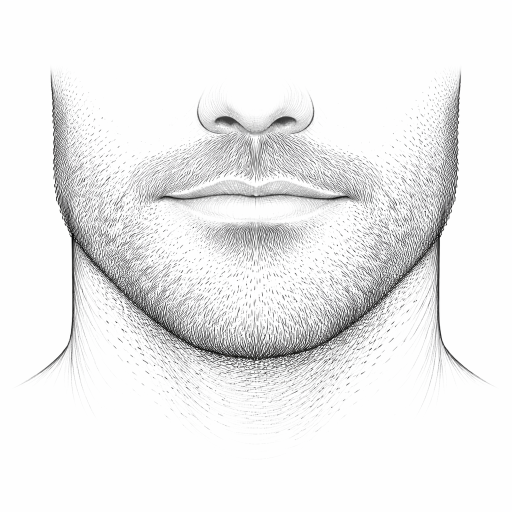
#> input picture scripts/image-generation/raw/02-stubble/Stubble (3-Day Shadow).png, 1024 x 1024 px, found by its file name (shown at 1/2 size)
$ python convert-to-webp.py
#> lines starting #> are read from the running program, lines starting #| are printed output that depends on the picture
"""
Convert PNG beard sketches to WebP format
Usage: python convert-to-webp.py
"""

from PIL import Image, ImageOps
import os

RAW_DIR = './raw'
OUTPUT_DIR = '../../frontend/public/assets/sketches'

# File mapping (raw name -> output name)
FILE_MAP = {
    'Stubble (3-Day Shadow).png': 'stubble-3day.webp',
    'van-dyke.png': 'van-dyke.webp',
    'full-beard.png': 'full-beard.webp',
    'ducktail.png': 'ducktail.webp',
}

def convert_image(input_name, output_name):
#> called with input_name = 'Stubble (3-Day Shadow).png', output_name = 'stubble-3day.webp'
    input_path = os.path.join(RAW_DIR, input_name)
    output_path = os.path.join(OUTPUT_DIR, output_name)

    if not os.path.exists(input_path):
        print(f"  [SKIP] {input_name} - file not found")
        return False

    try:
        # Open image
        img = Image.open(input_path)
#> img is the input picture: PIL image 1024x1024 RGB; mean R, G, B 237.6, 237.6, 237.7

        # Convert to grayscale
        img = img.convert('L')
#> img: PIL image 1024x1024 L

        # Normalize (auto-contrast)
        img = ImageOps.autocontrast(img)

        # Resize to 800x800 with white background
        img.thumbnail((800, 800), Image.Resampling.LANCZOS)
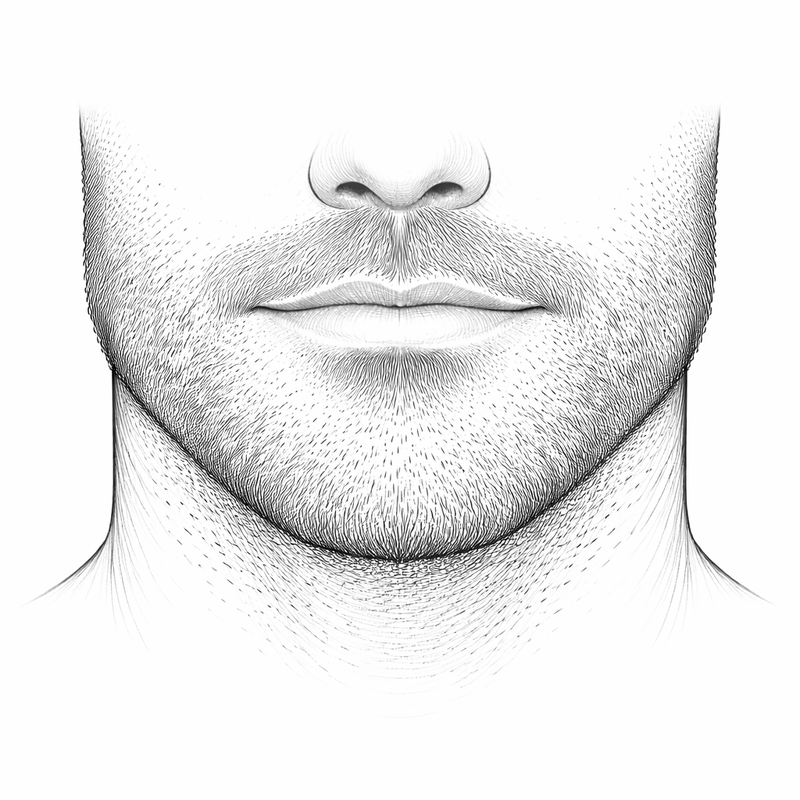
#> img: PIL image 800x800 L; min 0, max 255, mean 237.4

        # Create white background and paste
        background = Image.new('L', (800, 800), 255)
#> background: PIL image 800x800 L; every value is 255
        offset = ((800 - img.width) // 2, (800 - img.height) // 2)
#> offset = (0, 0)
        background.paste(img, offset)

        # Convert back to RGB for WebP
        rgb_img = Image.new('RGB', (800, 800), (255, 255, 255))
#> rgb_img: PIL image 800x800 RGB; every value is 255
        rgb_img.paste(Image.merge('RGB', [background, background, background]))

        # Save as WebP
        rgb_img.save(output_path, 'WEBP', quality=85)

        file_size = os.path.getsize(output_path) / 1024
        print(f"  [OK] {input_name} -> {output_name} ({file_size:.0f}KB)")
        return True

    except Exception as e:
        print(f"  [ERR] Error converting {input_name}: {e}")
        return False

def main():
    print("\n[*] Converting PNG to WebP...\n")

    # Ensure output directory exists
    os.makedirs(OUTPUT_DIR, exist_ok=True)

    success = 0
    failed = 0

    for input_name, output_name in FILE_MAP.items():
        if convert_image(input_name, output_name):
            success += 1
        else:
            failed += 1
#> pass 2 of the loop in main, `for input_name, output_name in FILE_MAP.items():`:
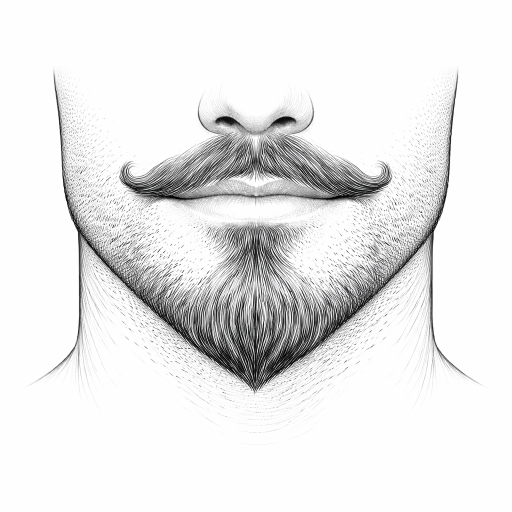
#> input picture scripts/image-generation/processed/van-dyke.png, 1024 x 1024 px, found by its file name (shown at 1/2 size)
#> in convert_image, img is the input picture: PIL image 1024x1024 RGB; mean R, G, B 232.5, 232.6, 232.6
#> in convert_image (call 2), `img.thumbnail((800, 800), Image.Resampling.LANCZOS)`:
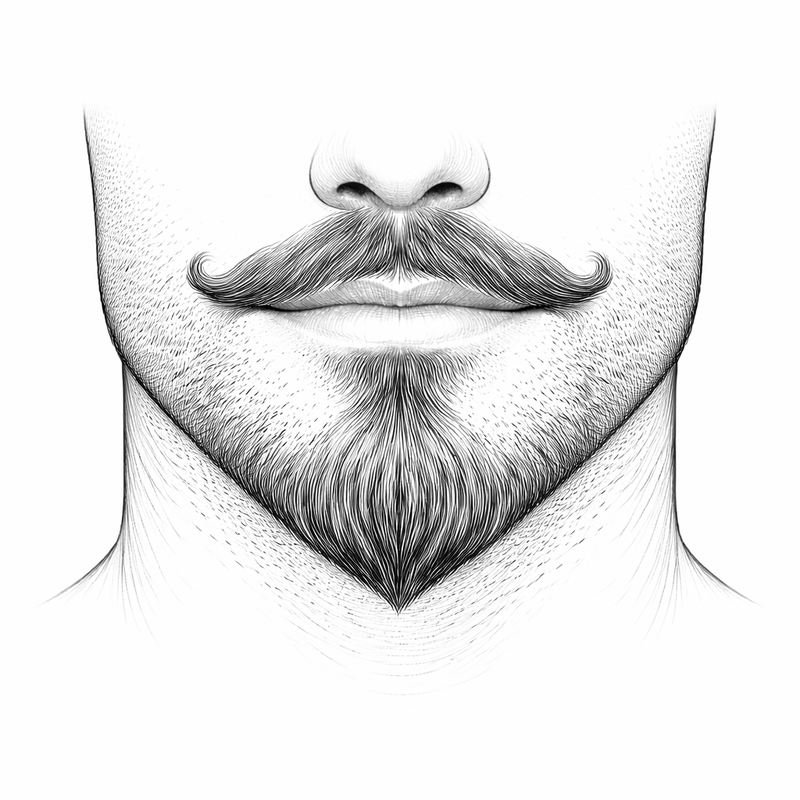
#> img: PIL image 800x800 L; min 0, max 255, mean 232.5
#> pass 3 of the loop in main, `for input_name, output_name in FILE_MAP.items():`:
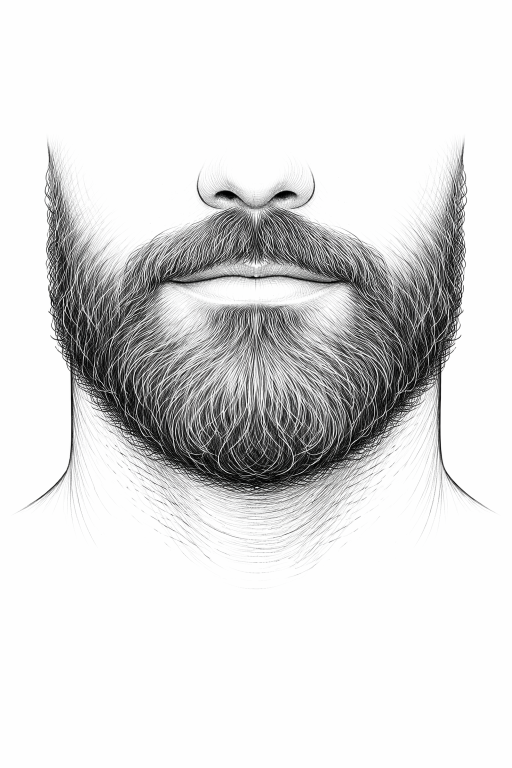
#> input picture scripts/image-generation/processed/full-beard.png, 1024 x 1536 px, found by its file name (shown at 1/2 size)
#> in convert_image, img is the input picture: PIL image 1024x1536 RGB; mean R, G, B 221.7, 221.7, 221.7
#> in convert_image (call 3), `img.thumbnail((800, 800), Image.Resampling.LANCZOS)`:
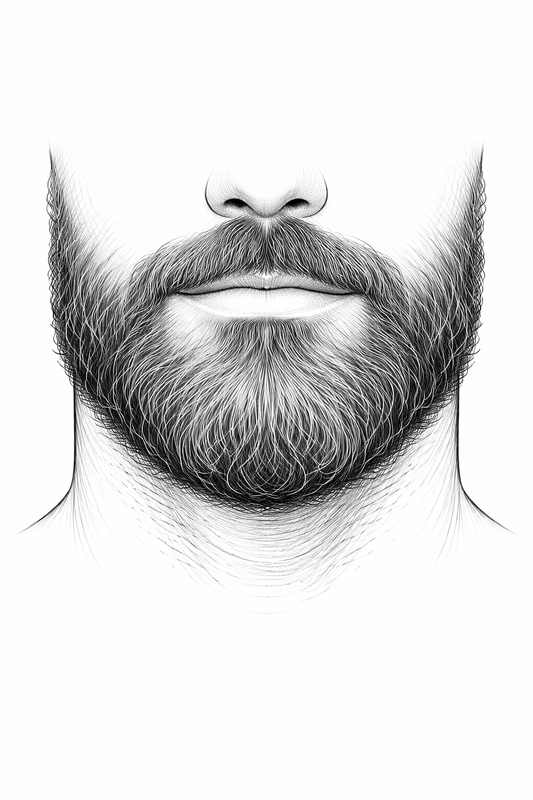
#> img: PIL image 533x800 L; min 0, max 255, mean 221.7
#> in convert_image (call 3), `background.paste(img, offset)`:
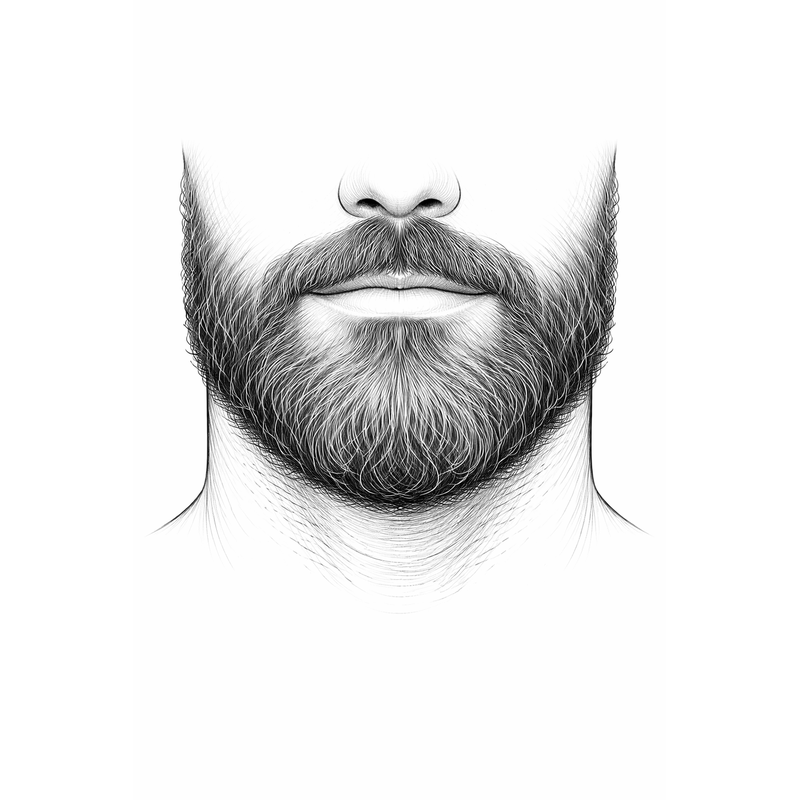
#> background: PIL image 800x800 L; min 0, max 255, mean 232.8
#> the loop made 4 passes; the first 3 are shown

    print(f"\n[OK] Done: {success} converted, {failed} skipped/failed\n")

if __name__ == '__main__':
    main()
